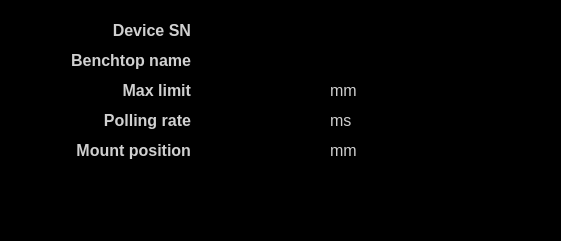
       <widget class="QWidget" name="widget_benchtop" native="true">
        <property name="geometry">
         <rect>
          <x>0</x>
          <y>170</y>
          <width>561</width>
          <height>241</height>
         </rect>
        </property>
        <property name="styleSheet">
         <string notr="true">background-color: rgba(0, 0, 0, 255);</string>
        </property>
        <widget class="QLabel" name="benchtop_device_sn_labe">
         <property name="geometry">
          <rect>
           <x>70</x>
           <y>20</y>
           <width>121</width>
           <height>21</height>
          </rect>
         </property>
         <property name="font">
          <font>
           <pointsize>12</pointsize>
           <bold>true</bold>
          </font>
         </property>
         <property name="layoutDirection">
          <enum>Qt::LeftToRight</enum>
         </property>
         <property name="styleSheet">
          <string notr="true">color: rgb(208, 208, 208);</string>
         </property>
         <property name="text">
          <string>Device SN</string>
         </property>
         <property name="alignment">
          <set>Qt::AlignRight|Qt::AlignTrailing|Qt::AlignVCenter</set>
         </property>
        </widget>
        <widget class="QLabel" name="settings_gen_sweep_type_label">
         <property name="geometry">
          <rect>
           <x>30</x>
           <y>50</y>
           <width>161</width>
           <height>21</height>
          </rect>
         </property>
         <property name="font">
          <font>
           <pointsize>12</pointsize>
           <bold>true</bold>
          </font>
         </property>
         <property name="layoutDirection">
          <enum>Qt::LeftToRight</enum>
         </property>
         <property name="styleSheet">
          <string notr="true">color: rgb(208, 208, 208);</string>
         </property>
         <property name="text">
          <string>Benchtop name</string>
         </property>
         <property name="alignment">
          <set>Qt::AlignRight|Qt::AlignTrailing|Qt::AlignVCenter</set>
         </property>
        </widget>
        <widget class="QLabel" name="benchtop_max_limit_label">
         <property name="geometry">
          <rect>
           <x>30</x>
           <y>80</y>
           <width>161</width>
           <height>21</height>
          </rect>
         </property>
         <property name="font">
          <font>
           <pointsize>12</pointsize>
           <bold>true</bold>
          </font>
         </property>
         <property name="layoutDirection">
          <enum>Qt::LeftToRight</enum>
         </property>
         <property name="styleSheet">
          <string notr="true">color: rgb(208, 208, 208);</string>
         </property>
         <property name="text">
          <string>Max limit</string>
         </property>
         <property name="alignment">
          <set>Qt::AlignRight|Qt::AlignTrailing|Qt::AlignVCenter</set>
         </property>
        </widget>
        <widget class="QLineEdit" name="benchtop_max_limit_line">
         <property name="enabled">
          <bool>false</bool>
         </property>
         <property name="geometry">
          <rect>
           <x>200</x>
           <y>80</y>
           <width>121</width>
           <height>24</height>
          </rect>
         </property>
         <property name="styleSheet">
          <string notr="true">color: rgb(208, 208, 208);</string>
         </property>
         <property name="text">
          <string/>
         </property>
         <property name="alignment">
          <set>Qt::AlignRight|Qt::AlignTrailing|Qt::AlignVCenter</set>
         </property>
        </widget>
        <widget class="QLabel" name="benchtop_polling_rate_label">
         <property name="geometry">
          <rect>
           <x>30</x>
           <y>110</y>
           <width>161</width>
           <height>21</height>
          </rect>
         </property>
         <property name="font">
          <font>
           <pointsize>12</pointsize>
           <bold>true</bold>
          </font>
         </property>
         <property name="layoutDirection">
          <enum>Qt::LeftToRight</enum>
         </property>
         <property name="styleSheet">
          <string notr="true">color: rgb(208, 208, 208);</string>
         </property>
         <property name="text">
          <string>Polling rate</string>
         </property>
         <property name="alignment">
          <set>Qt::AlignRight|Qt::AlignTrailing|Qt::AlignVCenter</set>
         </property>
        </widget>
        <widget class="QLineEdit" name="benchtop_polling_rate_line">
         <property name="enabled">
          <bool>false</bool>
         </property>
         <property name="geometry">
          <rect>
           <x>200</x>
           <y>110</y>
           <width>121</width>
           <height>24</height>
          </rect>
         </property>
         <property name="styleSheet">
          <string notr="true">color: rgb(208, 208, 208);</string>
         </property>
         <property name="text">
          <string/>
         </property>
         <property name="alignment">
          <set>Qt::AlignRight|Qt::AlignTrailing|Qt::AlignVCenter</set>
         </property>
        </widget>
        <widget class="QLabel" name="benchtop_mm_label">
         <property name="geometry">
          <rect>
           <x>330</x>
           <y>80</y>
           <width>61</width>
           <height>21</height>
          </rect>
         </property>
         <property name="font">
          <font>
           <pointsize>12</pointsize>
          </font>
         </property>
         <property name="styleSheet">
          <string notr="true">color: rgb(208, 208, 208);</string>
         </property>
         <property name="text">
          <string>mm</string>
         </property>
        </widget>
        <widget class="QLabel" name="settings_hz2_label_2">
         <property name="geometry">
          <rect>
           <x>330</x>
           <y>110</y>
           <width>61</width>
           <height>21</height>
          </rect>
         </property>
         <property name="font">
          <font>
           <pointsize>12</pointsize>
          </font>
         </property>
         <property name="styleSheet">
          <string notr="true">color: rgb(208, 208, 208);</string>
         </property>
         <property name="text">
          <string>ms</string>
         </property>
        </widget>
        <widget class="QLineEdit" name="bechtop_device_sn_line">
         <property name="enabled">
          <bool>false</bool>
         </property>
         <property name="geometry">
          <rect>
           <x>200</x>
           <y>20</y>
           <width>121</width>
           <height>24</height>
          </rect>
         </property>
         <property name="styleSheet">
          <string notr="true">color: rgb(208, 208, 208);</string>
         </property>
         <property name="text">
          <string/>
         </property>
         <property name="alignment">
          <set>Qt::AlignRight|Qt::AlignTrailing|Qt::AlignVCenter</set>
         </property>
        </widget>
        <widget class="QLineEdit" name="benchtop_name_line">
         <property name="enabled">
          <bool>false</bool>
         </property>
         <property name="geometry">
          <rect>
           <x>200</x>
           <y>50</y>
           <width>121</width>
           <height>24</height>
          </rect>
         </property>
         <property name="styleSheet">
          <string notr="true">color: rgb(208, 208, 208);</string>
         </property>
         <property name="text">
          <string/>
         </property>
         <property name="alignment">
          <set>Qt::AlignRight|Qt::AlignTrailing|Qt::AlignVCenter</set>
         </property>
        </widget>
        <widget class="QLabel" name="benchtop_polling_rate_label_2">
         <property name="geometry">
          <rect>
           <x>30</x>
           <y>140</y>
           <width>161</width>
           <height>21</height>
          </rect>
         </property>
         <property name="font">
          <font>
           <pointsize>12</pointsize>
           <bold>true</bold>
          </font>
         </property>
         <property name="layoutDirection">
          <enum>Qt::LeftToRight</enum>
         </property>
         <property name="styleSheet">
          <string notr="true">color: rgb(208, 208, 208);</string>
         </property>
         <property name="text">
          <string>Mount position</string>
         </property>
         <property name="alignment">
          <set>Qt::AlignRight|Qt::AlignTrailing|Qt::AlignVCenter</set>
         </property>
        </widget>
        <widget class="QLineEdit" name="benchtop_mount_position">
         <property name="enabled">
          <bool>false</bool>
         </property>
         <property name="geometry">
          <rect>
           <x>200</x>
           <y>140</y>
           <width>121</width>
           <height>24</height>
          </rect>
         </property>
         <property name="styleSheet">
          <string notr="true">color: rgb(208, 208, 208);</string>
         </property>
         <property name="text">
          <string/>
         </property>
         <property name="alignment">
          <set>Qt::AlignRight|Qt::AlignTrailing|Qt::AlignVCenter</set>
         </property>
        </widget>
        <widget class="QLabel" name="benchtop_mm_label_2">
         <property name="geometry">
          <rect>
           <x>330</x>
           <y>140</y>
           <width>61</width>
           <height>21</height>
          </rect>
         </property>
         <property name="font">
          <font>
           <pointsize>12</pointsize>
          </font>
         </property>
         <property name="styleSheet">
          <string notr="true">color: rgb(208, 208, 208);</string>
         </property>
         <property name="text">
          <string>mm</string>
         </property>
        </widget>
       </widget>
